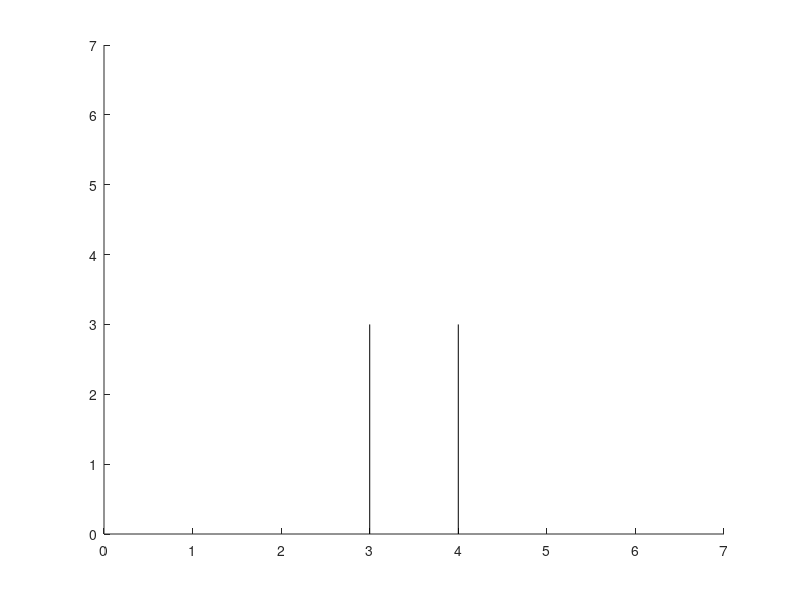

The MATLAB script that drew this image: (Note: this script raises an error after producing the figure.)
clearvars;

fig = figure('Name', 'Cross Lane', 'Resize', 'on');

axis([0 7 0 7]);
hold on;
p = plot([3, 3], [0, 3], 'k', [4, 4], [0, 3], 'k');

p(1).LineWidth = 2;
p(2).LineWidth = 2;

hold off;